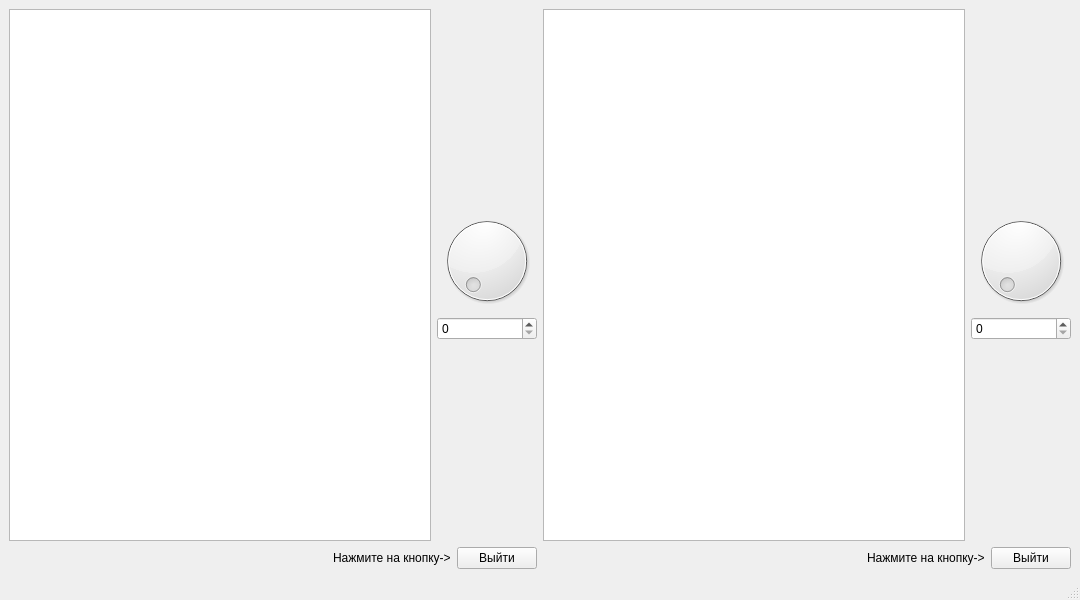
<?xml version="1.0" encoding="UTF-8"?>
<ui version="4.0">
 <class>MainWindow</class>
 <widget class="QMainWindow" name="MainWindow">
  <property name="geometry">
   <rect>
    <x>0</x>
    <y>0</y>
    <width>1080</width>
    <height>600</height>
   </rect>
  </property>
  <property name="windowTitle">
   <string>MainWindow</string>
  </property>
  <widget class="QWidget" name="centralwidget">
   <layout class="QHBoxLayout" name="horizontalLayout_5">
    <item>
     <layout class="QVBoxLayout" name="verticalLayout_4">
      <item>
       <layout class="QHBoxLayout" name="horizontalLayout_2">
        <item>
         <widget class="QTextEdit" name="textEdit"/>
        </item>
        <item>
         <layout class="QVBoxLayout" name="verticalLayout">
          <item>
           <spacer name="verticalSpacer_2">
            <property name="orientation">
             <enum>Qt::Vertical</enum>
            </property>
            <property name="sizeHint" stdset="0">
             <size>
              <width>20</width>
              <height>40</height>
             </size>
            </property>
           </spacer>
          </item>
          <item>
           <widget class="QDial" name="dial"/>
          </item>
          <item>
           <widget class="QSpinBox" name="spinBox"/>
          </item>
          <item>
           <spacer name="verticalSpacer">
            <property name="orientation">
             <enum>Qt::Vertical</enum>
            </property>
            <property name="sizeHint" stdset="0">
             <size>
              <width>20</width>
              <height>40</height>
             </size>
            </property>
           </spacer>
          </item>
         </layout>
        </item>
       </layout>
      </item>
      <item>
       <layout class="QHBoxLayout" name="horizontalLayout">
        <item>
         <spacer name="horizontalSpacer">
          <property name="orientation">
           <enum>Qt::Horizontal</enum>
          </property>
          <property name="sizeHint" stdset="0">
           <size>
            <width>40</width>
            <height>20</height>
           </size>
          </property>
         </spacer>
        </item>
        <item>
         <widget class="QLabel" name="label">
          <property name="text">
           <string>Нажмите на кнопку-&gt;</string>
          </property>
         </widget>
        </item>
        <item>
         <widget class="QPushButton" name="pushButton">
          <property name="text">
           <string>Выйти</string>
          </property>
         </widget>
        </item>
       </layout>
      </item>
     </layout>
    </item>
    <item>
     <layout class="QVBoxLayout" name="verticalLayout_3">
      <item>
       <layout class="QHBoxLayout" name="horizontalLayout_3">
        <item>
         <widget class="QTextEdit" name="textEdit_2"/>
        </item>
        <item>
         <layout class="QVBoxLayout" name="verticalLayout_2">
          <item>
           <spacer name="verticalSpacer_3">
            <property name="orientation">
             <enum>Qt::Vertical</enum>
            </property>
            <property name="sizeHint" stdset="0">
             <size>
              <width>20</width>
              <height>40</height>
             </size>
            </property>
           </spacer>
          </item>
          <item>
           <widget class="QDial" name="dial_2"/>
          </item>
          <item>
           <widget class="QSpinBox" name="spinBox_2"/>
          </item>
          <item>
           <spacer name="verticalSpacer_4">
            <property name="orientation">
             <enum>Qt::Vertical</enum>
            </property>
            <property name="sizeHint" stdset="0">
             <size>
              <width>20</width>
              <height>40</height>
             </size>
            </property>
           </spacer>
          </item>
         </layout>
        </item>
       </layout>
      </item>
      <item>
       <layout class="QHBoxLayout" name="horizontalLayout_4">
        <item>
         <spacer name="horizontalSpacer_2">
          <property name="orientation">
           <enum>Qt::Horizontal</enum>
          </property>
          <property name="sizeHint" stdset="0">
           <size>
            <width>40</width>
            <height>20</height>
           </size>
          </property>
         </spacer>
        </item>
        <item>
         <widget class="QLabel" name="label_2">
          <property name="text">
           <string>Нажмите на кнопку-&gt;</string>
          </property>
         </widget>
        </item>
        <item>
         <widget class="QPushButton" name="pushButton_2">
          <property name="text">
           <string>Выйти</string>
          </property>
         </widget>
        </item>
       </layout>
      </item>
     </layout>
    </item>
   </layout>
  </widget>
  <widget class="QMenuBar" name="menubar">
   <property name="geometry">
    <rect>
     <x>0</x>
     <y>0</y>
     <width>1080</width>
     <height>24</height>
    </rect>
   </property>
  </widget>
  <widget class="QStatusBar" name="statusbar"/>
 </widget>
 <resources/>
 <connections/>
</ui>
